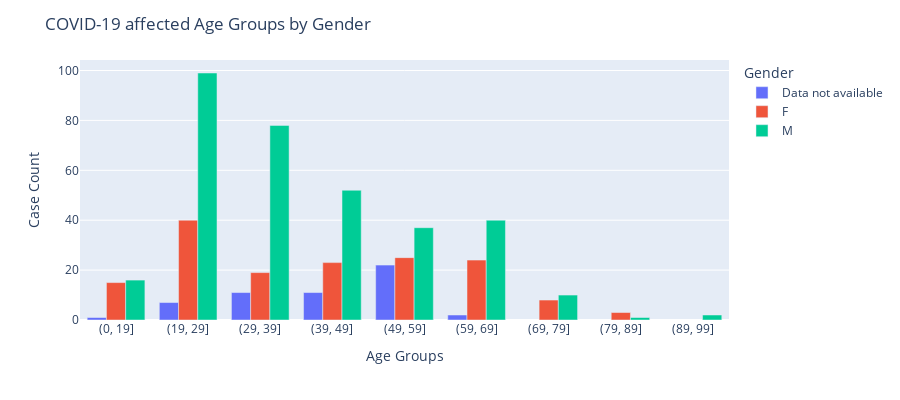

The notebook cell this image was saved under:
### Code cell
#plt.figure(figsize=(20,7))
#sns.countplot(raw_data_df.sort_values('age_bins').loc[1:,'age_bins'])
#plt.title('Age Groups affected')
#plt.xlabel('Age Groups')
print("There are {} patients whose Age data is not Available.\nThe Graph has been prepared for the patients whose Age data is available.".format(age_df.loc[age_df['Age Groups']=='Data not available','Patient Number'][23]+age_df.loc[age_df['Age Groups']=='Data not available','Patient Number'][24]+age_df.loc[age_df['Age Groups']=='Data not available','Patient Number'][25]))
fig = px.bar(age_df[age_df['Age Groups'] !='Data not available'], x="Age Groups", y="Patient Number", color='Gender', barmode='group',
             height=400)
fig.update_layout(title='COVID-19 affected Age Groups by Gender',yaxis_title="Case Count")
fig.show()

### Figure 1 — Plotly figure (JSON) as saved in the notebook; plotly's stock layout.template omitted (floating-point values rounded to 4 significant figures)
{"data": [{"alignmentgroup": "True", "hoverlabel": {"namelength": 0}, "hovertemplate": "Gender=Data not available<br>Age Groups=%{x}<br>Patient Number=%{y}", "legendgroup": "Data not available", "marker": {"color": "#636efa"}, "name": "Data not available", "offsetgroup": "Data not available", "orientation": "v", "showlegend": true, "textposition": "auto", "type": "bar", "x": ["(0, 19]", "(19, 29]", "(29, 39]", "(39, 49]", "(49, 59]", "(59, 69]"], "xaxis": "x", "y": [1, 7, 11, 11, 22, 2], "yaxis": "y"}, {"alignmentgroup": "True", "hoverlabel": {"namelength": 0}, "hovertemplate": "Gender=F<br>Age Groups=%{x}<br>Patient Number=%{y}", "legendgroup": "F", "marker": {"color": "#EF553B"}, "name": "F", "offsetgroup": "F", "orientation": "v", "showlegend": true, "textposition": "auto", "type": "bar", "x": ["(0, 19]", "(19, 29]", "(29, 39]", "(39, 49]", "(49, 59]", "(59, 69]", "(69, 79]", "(79, 89]"], "xaxis": "x", "y": [15, 40, 19, 23, 25, 24, 8, 3], "yaxis": "y"}, {"alignmentgroup": "True", "hoverlabel": {"namelength": 0}, "hovertemplate": "Gender=M<br>Age Groups=%{x}<br>Patient Number=%{y}", "legendgroup": "M", "marker": {"color": "#00cc96"}, "name": "M", "offsetgroup": "M", "orientation": "v", "showlegend": true, "textposition": "auto", "type": "bar", "x": ["(0, 19]", "(19, 29]", "(29, 39]", "(39, 49]", "(49, 59]", "(59, 69]", "(69, 79]", "(79, 89]", "(89, 99]"], "xaxis": "x", "y": [16, 99, 78, 52, 37, 40, 10, 1, 2], "yaxis": "y"}], "layout": {"barmode": "group", "height": 400, "legend": {"title": {"text": "Gender"}, "tracegroupgap": 0}, "margin": {"t": 60}, "title": {"text": "COVID-19 affected Age Groups by Gender"}, "xaxis": {"anchor": "y", "domain": [0, 1], "title": {"text": "Age Groups"}}, "yaxis": {"anchor": "x", "domain": [0, 1], "title": {"text": "Case Count"}}}}
